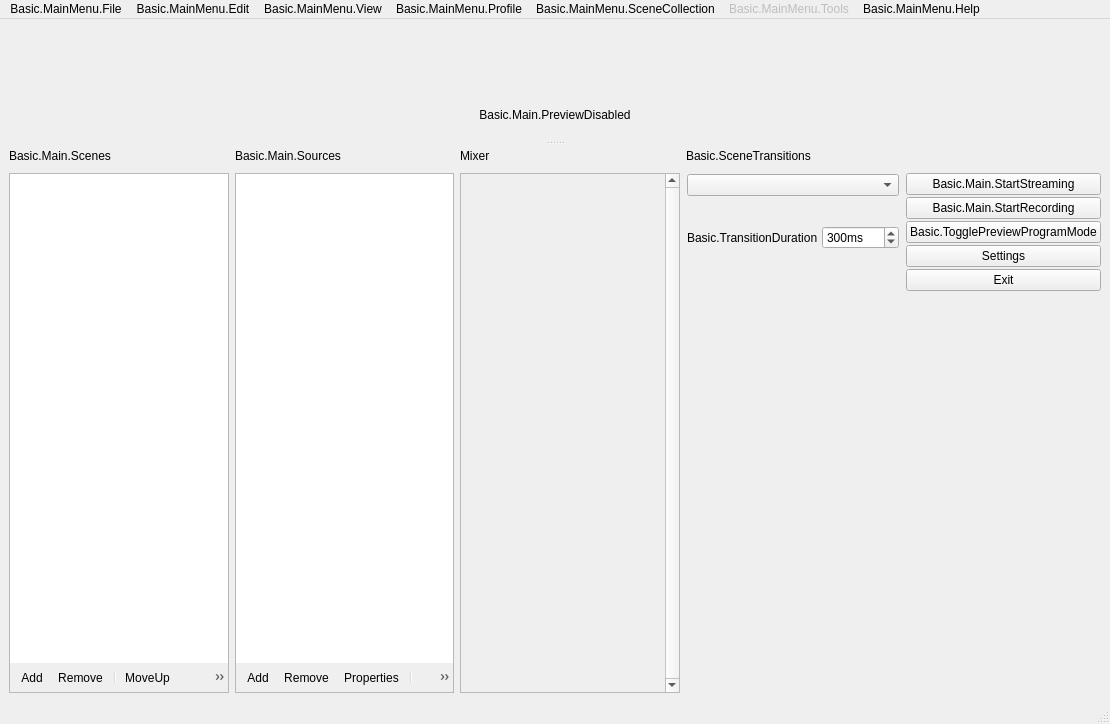
<?xml version="1.0" encoding="UTF-8"?>
<ui version="4.0">
 <author>Jim</author>
 <class>OBSBasic</class>
 <widget class="QMainWindow" name="OBSBasic">
  <property name="geometry">
   <rect>
    <x>0</x>
    <y>0</y>
    <width>1110</width>
    <height>724</height>
   </rect>
  </property>
  <property name="sizePolicy">
   <sizepolicy hsizetype="Minimum" vsizetype="Minimum">
    <horstretch>0</horstretch>
    <verstretch>0</verstretch>
   </sizepolicy>
  </property>
  <property name="minimumSize">
   <size>
    <width>0</width>
    <height>0</height>
   </size>
  </property>
  <property name="windowTitle">
   <string>.MainWindow</string>
  </property>
  <property name="windowIcon">
   <iconset resource="obs.qrc">
    <normaloff>:/res/images/obs.png</normaloff>:/res/images/obs.png</iconset>
  </property>
  <property name="styleSheet">
   <string notr="true"/>
  </property>
  <widget class="QWidget" name="centralwidget">
   <layout class="QHBoxLayout" name="horizontalLayout">
    <item>
     <widget class="QSplitter" name="mainSplitter">
      <property name="orientation">
       <enum>Qt::Vertical</enum>
      </property>
      <property name="childrenCollapsible">
       <bool>false</bool>
      </property>
      <widget class="QWidget" name="verticalLayoutWidget_7">
       <layout class="QVBoxLayout" name="verticalLayout_14">
        <item>
         <layout class="QHBoxLayout" name="previewLayout">
          <property name="spacing">
           <number>2</number>
          </property>
          <item>
           <layout class="QVBoxLayout" name="previewTextLayout">
            <property name="spacing">
             <number>4</number>
            </property>
            <item>
             <widget class="OBSBasicPreview" name="preview" native="true">
              <property name="sizePolicy">
               <sizepolicy hsizetype="Expanding" vsizetype="Expanding">
                <horstretch>0</horstretch>
                <verstretch>0</verstretch>
               </sizepolicy>
              </property>
              <property name="minimumSize">
               <size>
                <width>32</width>
                <height>32</height>
               </size>
              </property>
              <property name="focusPolicy">
               <enum>Qt::ClickFocus</enum>
              </property>
              <property name="contextMenuPolicy">
               <enum>Qt::CustomContextMenu</enum>
              </property>
             </widget>
            </item>
           </layout>
          </item>
         </layout>
        </item>
        <item>
         <widget class="QLabel" name="previewDisabledLabel">
          <property name="sizePolicy">
           <sizepolicy hsizetype="Expanding" vsizetype="Expanding">
            <horstretch>0</horstretch>
            <verstretch>0</verstretch>
           </sizepolicy>
          </property>
          <property name="contextMenuPolicy">
           <enum>Qt::CustomContextMenu</enum>
          </property>
          <property name="text">
           <string>Basic.Main.PreviewDisabled</string>
          </property>
          <property name="alignment">
           <set>Qt::AlignCenter</set>
          </property>
         </widget>
        </item>
       </layout>
      </widget>
      <widget class="QWidget" name="gridLayoutWidget_2">
       <layout class="QGridLayout" name="gridLayout_2">
        <item row="1" column="4">
         <layout class="QVBoxLayout" name="buttonsVLayout">
          <property name="spacing">
           <number>2</number>
          </property>
          <item>
           <widget class="QPushButton" name="streamButton">
            <property name="enabled">
             <bool>true</bool>
            </property>
            <property name="sizePolicy">
             <sizepolicy hsizetype="Preferred" vsizetype="Fixed">
              <horstretch>0</horstretch>
              <verstretch>0</verstretch>
             </sizepolicy>
            </property>
            <property name="text">
             <string>Basic.Main.StartStreaming</string>
            </property>
            <property name="checkable">
             <bool>false</bool>
            </property>
           </widget>
          </item>
          <item>
           <widget class="QPushButton" name="recordButton">
            <property name="enabled">
             <bool>true</bool>
            </property>
            <property name="sizePolicy">
             <sizepolicy hsizetype="Preferred" vsizetype="Fixed">
              <horstretch>0</horstretch>
              <verstretch>0</verstretch>
             </sizepolicy>
            </property>
            <property name="minimumSize">
             <size>
              <width>130</width>
              <height>0</height>
             </size>
            </property>
            <property name="text">
             <string>Basic.Main.StartRecording</string>
            </property>
           </widget>
          </item>
          <item>
           <widget class="QPushButton" name="modeSwitch">
            <property name="text">
             <string>Basic.TogglePreviewProgramMode</string>
            </property>
            <property name="checkable">
             <bool>true</bool>
            </property>
           </widget>
          </item>
          <item>
           <widget class="QPushButton" name="settingsButton">
            <property name="sizePolicy">
             <sizepolicy hsizetype="Preferred" vsizetype="Fixed">
              <horstretch>0</horstretch>
              <verstretch>0</verstretch>
             </sizepolicy>
            </property>
            <property name="text">
             <string>Settings</string>
            </property>
           </widget>
          </item>
          <item>
           <widget class="QPushButton" name="exitButton">
            <property name="sizePolicy">
             <sizepolicy hsizetype="Preferred" vsizetype="Fixed">
              <horstretch>0</horstretch>
              <verstretch>0</verstretch>
             </sizepolicy>
            </property>
            <property name="text">
             <string>Exit</string>
            </property>
           </widget>
          </item>
          <item>
           <spacer name="expVSpacer_2">
            <property name="orientation">
             <enum>Qt::Vertical</enum>
            </property>
            <property name="sizeHint" stdset="0">
             <size>
              <width>0</width>
              <height>0</height>
             </size>
            </property>
           </spacer>
          </item>
         </layout>
        </item>
        <item row="1" column="2">
         <widget class="VScrollArea" name="scrollArea">
          <property name="minimumSize">
           <size>
            <width>220</width>
            <height>0</height>
           </size>
          </property>
          <property name="frameShape">
           <enum>QFrame::StyledPanel</enum>
          </property>
          <property name="frameShadow">
           <enum>QFrame::Sunken</enum>
          </property>
          <property name="verticalScrollBarPolicy">
           <enum>Qt::ScrollBarAlwaysOn</enum>
          </property>
          <property name="horizontalScrollBarPolicy">
           <enum>Qt::ScrollBarAlwaysOff</enum>
          </property>
          <property name="widgetResizable">
           <bool>true</bool>
          </property>
          <widget class="QWidget" name="volumeWidgets">
           <property name="geometry">
            <rect>
             <x>0</x>
             <y>0</y>
             <width>215</width>
             <height>16</height>
            </rect>
           </property>
           <property name="sizePolicy">
            <sizepolicy hsizetype="Preferred" vsizetype="Maximum">
             <horstretch>0</horstretch>
             <verstretch>0</verstretch>
            </sizepolicy>
           </property>
           <layout class="QVBoxLayout" name="verticalLayout_18">
            <property name="spacing">
             <number>0</number>
            </property>
            <property name="leftMargin">
             <number>0</number>
            </property>
            <property name="topMargin">
             <number>0</number>
            </property>
            <property name="rightMargin">
             <number>0</number>
            </property>
            <property name="bottomMargin">
             <number>0</number>
            </property>
           </layout>
          </widget>
         </widget>
        </item>
        <item row="1" column="0">
         <layout class="QVBoxLayout" name="scenesVLayout">
          <property name="spacing">
           <number>0</number>
          </property>
          <item>
           <widget class="QFrame" name="scenesFrame">
            <property name="sizePolicy">
             <sizepolicy hsizetype="Expanding" vsizetype="Expanding">
              <horstretch>0</horstretch>
              <verstretch>0</verstretch>
             </sizepolicy>
            </property>
            <property name="minimumSize">
             <size>
              <width>160</width>
              <height>0</height>
             </size>
            </property>
            <property name="maximumSize">
             <size>
              <width>260</width>
              <height>16777215</height>
             </size>
            </property>
            <property name="frameShape">
             <enum>QFrame::StyledPanel</enum>
            </property>
            <property name="frameShadow">
             <enum>QFrame::Sunken</enum>
            </property>
            <layout class="QVBoxLayout" name="verticalLayout_11">
             <property name="spacing">
              <number>0</number>
             </property>
             <property name="leftMargin">
              <number>0</number>
             </property>
             <property name="topMargin">
              <number>0</number>
             </property>
             <property name="rightMargin">
              <number>0</number>
             </property>
             <property name="bottomMargin">
              <number>0</number>
             </property>
             <item>
              <widget class="QListWidget" name="scenes">
               <property name="sizePolicy">
                <sizepolicy hsizetype="Preferred" vsizetype="Expanding">
                 <horstretch>0</horstretch>
                 <verstretch>0</verstretch>
                </sizepolicy>
               </property>
               <property name="contextMenuPolicy">
                <enum>Qt::CustomContextMenu</enum>
               </property>
               <property name="frameShape">
                <enum>QFrame::NoFrame</enum>
               </property>
               <property name="frameShadow">
                <enum>QFrame::Plain</enum>
               </property>
               <property name="showDropIndicator" stdset="0">
                <bool>true</bool>
               </property>
               <property name="dragEnabled">
                <bool>true</bool>
               </property>
               <property name="dragDropMode">
                <enum>QAbstractItemView::InternalMove</enum>
               </property>
               <property name="defaultDropAction">
                <enum>Qt::TargetMoveAction</enum>
               </property>
               <addaction name="actionRemoveScene"/>
              </widget>
             </item>
             <item>
              <widget class="QToolBar" name="scenesToolbar">
               <property name="iconSize">
                <size>
                 <width>16</width>
                 <height>16</height>
                </size>
               </property>
               <property name="floatable">
                <bool>false</bool>
               </property>
               <addaction name="actionAddScene"/>
               <addaction name="actionRemoveScene"/>
               <addaction name="separator"/>
               <addaction name="actionSceneUp"/>
               <addaction name="actionSceneDown"/>
              </widget>
             </item>
             <item>
              <spacer name="scenesFixedSizeHSpacer">
               <property name="orientation">
                <enum>Qt::Horizontal</enum>
               </property>
               <property name="sizeType">
                <enum>QSizePolicy::Fixed</enum>
               </property>
               <property name="sizeHint" stdset="0">
                <size>
                 <width>150</width>
                 <height>0</height>
                </size>
               </property>
              </spacer>
             </item>
            </layout>
           </widget>
          </item>
         </layout>
        </item>
        <item row="0" column="1">
         <widget class="QLabel" name="sourcesLabel">
          <property name="text">
           <string>Basic.Main.Sources</string>
          </property>
         </widget>
        </item>
        <item row="0" column="2">
         <layout class="QHBoxLayout" name="mixadvHLayout">
          <property name="spacing">
           <number>2</number>
          </property>
          <item>
           <widget class="QLabel" name="mixerLabel">
            <property name="sizePolicy">
             <sizepolicy hsizetype="Maximum" vsizetype="Preferred">
              <horstretch>0</horstretch>
              <verstretch>0</verstretch>
             </sizepolicy>
            </property>
            <property name="text">
             <string>Mixer</string>
            </property>
           </widget>
          </item>
          <item>
           <widget class="QPushButton" name="advAudioProps">
            <property name="sizePolicy">
             <sizepolicy hsizetype="Maximum" vsizetype="Maximum">
              <horstretch>0</horstretch>
              <verstretch>0</verstretch>
             </sizepolicy>
            </property>
            <property name="maximumSize">
             <size>
              <width>22</width>
              <height>22</height>
             </size>
            </property>
            <property name="accessibleName">
             <string>Basic.AdvAudio</string>
            </property>
            <property name="text">
             <string notr="true"/>
            </property>
            <property name="icon">
             <iconset resource="obs.qrc">
              <normaloff>:/res/images/configuration21_16.png</normaloff>:/res/images/configuration21_16.png</iconset>
            </property>
            <property name="flat">
             <bool>true</bool>
            </property>
            <property name="themeID" stdset="0">
             <string notr="true">configIconSmall</string>
            </property>
           </widget>
          </item>
          <item>
           <spacer name="mixadvHSpacer_4">
            <property name="orientation">
             <enum>Qt::Horizontal</enum>
            </property>
            <property name="sizeHint" stdset="0">
             <size>
              <width>0</width>
              <height>0</height>
             </size>
            </property>
           </spacer>
          </item>
         </layout>
        </item>
        <item row="1" column="1">
         <layout class="QVBoxLayout" name="sourcesVLayout">
          <property name="spacing">
           <number>0</number>
          </property>
          <item>
           <widget class="QFrame" name="sourcesFrame">
            <property name="sizePolicy">
             <sizepolicy hsizetype="Expanding" vsizetype="Expanding">
              <horstretch>0</horstretch>
              <verstretch>0</verstretch>
             </sizepolicy>
            </property>
            <property name="minimumSize">
             <size>
              <width>160</width>
              <height>0</height>
             </size>
            </property>
            <property name="maximumSize">
             <size>
              <width>260</width>
              <height>16777215</height>
             </size>
            </property>
            <property name="frameShape">
             <enum>QFrame::StyledPanel</enum>
            </property>
            <property name="frameShadow">
             <enum>QFrame::Sunken</enum>
            </property>
            <layout class="QVBoxLayout" name="verticalLayout_16">
             <property name="spacing">
              <number>0</number>
             </property>
             <property name="leftMargin">
              <number>0</number>
             </property>
             <property name="topMargin">
              <number>0</number>
             </property>
             <property name="rightMargin">
              <number>0</number>
             </property>
             <property name="bottomMargin">
              <number>0</number>
             </property>
             <item>
              <widget class="SourceListWidget" name="sources">
               <property name="sizePolicy">
                <sizepolicy hsizetype="Preferred" vsizetype="Expanding">
                 <horstretch>0</horstretch>
                 <verstretch>0</verstretch>
                </sizepolicy>
               </property>
               <property name="contextMenuPolicy">
                <enum>Qt::CustomContextMenu</enum>
               </property>
               <property name="frameShape">
                <enum>QFrame::NoFrame</enum>
               </property>
               <property name="showDropIndicator" stdset="0">
                <bool>true</bool>
               </property>
               <property name="dragEnabled">
                <bool>true</bool>
               </property>
               <property name="dragDropMode">
                <enum>QAbstractItemView::InternalMove</enum>
               </property>
               <property name="defaultDropAction">
                <enum>Qt::TargetMoveAction</enum>
               </property>
               <property name="selectionMode">
                <enum>QAbstractItemView::ExtendedSelection</enum>
               </property>
               <addaction name="actionRemoveSource"/>
              </widget>
             </item>
             <item>
              <widget class="QToolBar" name="sourcesToolbar">
               <property name="iconSize">
                <size>
                 <width>16</width>
                 <height>16</height>
                </size>
               </property>
               <property name="floatable">
                <bool>false</bool>
               </property>
               <addaction name="actionAddSource"/>
               <addaction name="actionRemoveSource"/>
               <addaction name="actionSourceProperties"/>
               <addaction name="separator"/>
               <addaction name="actionSourceUp"/>
               <addaction name="actionSourceDown"/>
              </widget>
             </item>
             <item>
              <spacer name="sourcesFixedSizeHSpacer">
               <property name="orientation">
                <enum>Qt::Horizontal</enum>
               </property>
               <property name="sizeType">
                <enum>QSizePolicy::Fixed</enum>
               </property>
               <property name="sizeHint" stdset="0">
                <size>
                 <width>150</width>
                 <height>0</height>
                </size>
               </property>
              </spacer>
             </item>
            </layout>
           </widget>
          </item>
         </layout>
        </item>
        <item row="0" column="0">
         <widget class="QLabel" name="scenesLabel">
          <property name="text">
           <string>Basic.Main.Scenes</string>
          </property>
         </widget>
        </item>
        <item row="0" column="3">
         <widget class="QLabel" name="sceneTransitionsLabel">
          <property name="text">
           <string>Basic.SceneTransitions</string>
          </property>
         </widget>
        </item>
        <item row="1" column="3">
         <widget class="QWidget" name="transitionsContainer" native="true">
          <layout class="QVBoxLayout" name="verticalLayout">
           <property name="spacing">
            <number>4</number>
           </property>
           <property name="leftMargin">
            <number>1</number>
           </property>
           <property name="topMargin">
            <number>1</number>
           </property>
           <property name="rightMargin">
            <number>1</number>
           </property>
           <property name="bottomMargin">
            <number>2</number>
           </property>
           <item>
            <widget class="QComboBox" name="transitions">
             <property name="minimumSize">
              <size>
               <width>120</width>
               <height>0</height>
              </size>
             </property>
            </widget>
           </item>
           <item>
            <layout class="QHBoxLayout" name="horizontalLayout_4">
             <property name="spacing">
              <number>4</number>
             </property>
             <item>
              <spacer name="horizontalSpacer">
               <property name="orientation">
                <enum>Qt::Horizontal</enum>
               </property>
               <property name="sizeType">
                <enum>QSizePolicy::Preferred</enum>
               </property>
               <property name="sizeHint" stdset="0">
                <size>
                 <width>40</width>
                 <height>20</height>
                </size>
               </property>
              </spacer>
             </item>
             <item>
              <widget class="QPushButton" name="transitionAdd">
               <property name="sizePolicy">
                <sizepolicy hsizetype="Maximum" vsizetype="Maximum">
                 <horstretch>0</horstretch>
                 <verstretch>0</verstretch>
                </sizepolicy>
               </property>
               <property name="maximumSize">
                <size>
                 <width>22</width>
                 <height>22</height>
                </size>
               </property>
               <property name="toolTip">
                <string>Basic.AddTransition</string>
               </property>
               <property name="accessibleName">
                <string>Basic.AddTransition</string>
               </property>
               <property name="text">
                <string notr="true"/>
               </property>
               <property name="icon">
                <iconset resource="obs.qrc">
                 <normaloff>:/res/images/add.png</normaloff>:/res/images/add.png</iconset>
               </property>
               <property name="flat">
                <bool>true</bool>
               </property>
               <property name="themeID" stdset="0">
                <string notr="true">addIconSmall</string>
               </property>
              </widget>
             </item>
             <item>
              <widget class="QPushButton" name="transitionRemove">
               <property name="sizePolicy">
                <sizepolicy hsizetype="Maximum" vsizetype="Maximum">
                 <horstretch>0</horstretch>
                 <verstretch>0</verstretch>
                </sizepolicy>
               </property>
               <property name="maximumSize">
                <size>
                 <width>22</width>
                 <height>22</height>
                </size>
               </property>
               <property name="toolTip">
                <string>Basic.RemoveTransition</string>
               </property>
               <property name="accessibleName">
                <string>Basic.RemoveTransition</string>
               </property>
               <property name="text">
                <string notr="true"/>
               </property>
               <property name="icon">
                <iconset resource="obs.qrc">
                 <normaloff>:/res/images/list_remove.png</normaloff>:/res/images/list_remove.png</iconset>
               </property>
               <property name="flat">
                <bool>true</bool>
               </property>
               <property name="themeID" stdset="0">
                <string notr="true">removeIconSmall</string>
               </property>
              </widget>
             </item>
             <item>
              <widget class="QPushButton" name="transitionProps">
               <property name="sizePolicy">
                <sizepolicy hsizetype="Maximum" vsizetype="Maximum">
                 <horstretch>0</horstretch>
                 <verstretch>0</verstretch>
                </sizepolicy>
               </property>
               <property name="maximumSize">
                <size>
                 <width>22</width>
                 <height>22</height>
                </size>
               </property>
               <property name="toolTip">
                <string>Basic.TransitionProperties</string>
               </property>
               <property name="accessibleName">
                <string>Basic.TransitionProperties</string>
               </property>
               <property name="text">
                <string notr="true"/>
               </property>
               <property name="icon">
                <iconset resource="obs.qrc">
                 <normaloff>:/res/images/configuration21_16.png</normaloff>:/res/images/configuration21_16.png</iconset>
               </property>
               <property name="flat">
                <bool>true</bool>
               </property>
               <property name="themeID" stdset="0">
                <string notr="true">configIconSmall</string>
               </property>
              </widget>
             </item>
            </layout>
           </item>
           <item>
            <layout class="QHBoxLayout" name="horizontalLayout_3">
             <property name="spacing">
              <number>4</number>
             </property>
             <item>
              <widget class="QLabel" name="transitionDurationLabel">
               <property name="sizePolicy">
                <sizepolicy hsizetype="Maximum" vsizetype="Preferred">
                 <horstretch>0</horstretch>
                 <verstretch>0</verstretch>
                </sizepolicy>
               </property>
               <property name="text">
                <string>Basic.TransitionDuration</string>
               </property>
              </widget>
             </item>
             <item>
              <widget class="QSpinBox" name="transitionDuration">
               <property name="suffix">
                <string>ms</string>
               </property>
               <property name="minimum">
                <number>2</number>
               </property>
               <property name="maximum">
                <number>10000</number>
               </property>
               <property name="singleStep">
                <number>50</number>
               </property>
               <property name="value">
                <number>300</number>
               </property>
              </widget>
             </item>
            </layout>
           </item>
           <item>
            <spacer name="verticalSpacer">
             <property name="orientation">
              <enum>Qt::Vertical</enum>
             </property>
             <property name="sizeHint" stdset="0">
              <size>
               <width>20</width>
               <height>40</height>
              </size>
             </property>
            </spacer>
           </item>
          </layout>
         </widget>
        </item>
       </layout>
      </widget>
     </widget>
    </item>
   </layout>
  </widget>
  <widget class="QMenuBar" name="menubar">
   <property name="geometry">
    <rect>
     <x>0</x>
     <y>0</y>
     <width>1110</width>
     <height>21</height>
    </rect>
   </property>
   <widget class="QMenu" name="menu_File">
    <property name="title">
     <string>Basic.MainMenu.File</string>
    </property>
    <addaction name="actionShow_Recordings"/>
    <addaction name="actionRemux"/>
    <addaction name="separator"/>
    <addaction name="action_Settings"/>
    <addaction name="actionShowSettingsFolder"/>
    <addaction name="actionShowProfileFolder"/>
    <addaction name="separator"/>
    <addaction name="actionAlwaysOnTop"/>
    <addaction name="separator"/>
    <addaction name="actionE_xit"/>
   </widget>
   <widget class="QMenu" name="menuBasic_MainMenu_Help">
    <property name="title">
     <string>Basic.MainMenu.Help</string>
    </property>
    <widget class="QMenu" name="menuLogFiles">
     <property name="title">
      <string>Basic.MainMenu.Help.Logs</string>
     </property>
     <addaction name="actionShowLogs"/>
     <addaction name="actionUploadCurrentLog"/>
     <addaction name="actionUploadLastLog"/>
     <addaction name="actionViewCurrentLog"/>
    </widget>
    <addaction name="actionWebsite"/>
    <addaction name="separator"/>
    <addaction name="menuLogFiles"/>
    <addaction name="actionCheckForUpdates"/>
   </widget>
   <widget class="QMenu" name="menuBasic_MainMenu_Edit">
    <property name="title">
     <string>Basic.MainMenu.Edit</string>
    </property>
    <widget class="QMenu" name="transformMenu">
     <property name="title">
      <string>Basic.MainMenu.Edit.Transform</string>
     </property>
     <addaction name="actionEditTransform"/>
     <addaction name="actionResetTransform"/>
     <addaction name="separator"/>
     <addaction name="actionRotate90CW"/>
     <addaction name="actionRotate90CCW"/>
     <addaction name="actionRotate180"/>
     <addaction name="separator"/>
     <addaction name="actionFlipHorizontal"/>
     <addaction name="actionFlipVertical"/>
     <addaction name="separator"/>
     <addaction name="actionFitToScreen"/>
     <addaction name="actionStretchToScreen"/>
     <addaction name="actionCenterToScreen"/>
    </widget>
    <widget class="QMenu" name="orderMenu">
     <property name="title">
      <string>Basic.MainMenu.Edit.Order</string>
     </property>
     <addaction name="actionMoveUp"/>
     <addaction name="actionMoveDown"/>
     <addaction name="separator"/>
     <addaction name="actionMoveToTop"/>
     <addaction name="actionMoveToBottom"/>
    </widget>
    <addaction name="transformMenu"/>
    <addaction name="orderMenu"/>
    <addaction name="actionLockPreview"/>
    <addaction name="actionToggleScaling"/>
    <addaction name="separator"/>
    <addaction name="actionAdvAudioProperties"/>
   </widget>
   <widget class="QMenu" name="profileMenu">
    <property name="title">
     <string>Basic.MainMenu.Profile</string>
    </property>
    <addaction name="actionNewProfile"/>
    <addaction name="actionDupProfile"/>
    <addaction name="actionRenameProfile"/>
    <addaction name="actionRemoveProfile"/>
    <addaction name="separator"/>
   </widget>
   <widget class="QMenu" name="sceneCollectionMenu">
    <property name="title">
     <string>Basic.MainMenu.SceneCollection</string>
    </property>
    <addaction name="actionNewSceneCollection"/>
    <addaction name="actionDupSceneCollection"/>
    <addaction name="actionRenameSceneCollection"/>
    <addaction name="actionRemoveSceneCollection"/>
    <addaction name="separator"/>
   </widget>
   <widget class="QMenu" name="viewMenu">
    <property name="title">
     <string>Basic.MainMenu.View</string>
    </property>
    <widget class="QMenu" name="viewMenuToolbars">
     <property name="title">
      <string>Basic.MainMenu.View.Toolbars</string>
     </property>
     <addaction name="toggleListboxToolbars"/>
    </widget>
    <addaction name="viewMenuToolbars"/>
    <addaction name="toggleSceneTransitions"/>
    <addaction name="toggleStatusBar"/>
   </widget>
   <widget class="QMenu" name="menuTools">
    <property name="enabled">
     <bool>false</bool>
    </property>
    <property name="title">
     <string>Basic.MainMenu.Tools</string>
    </property>
   </widget>
   <addaction name="menu_File"/>
   <addaction name="menuBasic_MainMenu_Edit"/>
   <addaction name="viewMenu"/>
   <addaction name="profileMenu"/>
   <addaction name="sceneCollectionMenu"/>
   <addaction name="menuTools"/>
   <addaction name="menuBasic_MainMenu_Help"/>
  </widget>
  <widget class="OBSBasicStatusBar" name="statusbar"/>
  <action name="actionAddScene">
   <property name="icon">
    <iconset resource="obs.qrc">
     <normaloff>:/res/images/add.png</normaloff>:/res/images/add.png</iconset>
   </property>
   <property name="text">
    <string>Add</string>
   </property>
   <property name="themeID" stdset="0">
    <string notr="true">addIconSmall</string>
   </property>
  </action>
  <action name="actionAddSource">
   <property name="icon">
    <iconset resource="obs.qrc">
     <normaloff>:/res/images/add.png</normaloff>:/res/images/add.png</iconset>
   </property>
   <property name="text">
    <string>Add</string>
   </property>
   <property name="themeID" stdset="0">
    <string notr="true">addIconSmall</string>
   </property>
  </action>
  <action name="actionRemoveScene">
   <property name="icon">
    <iconset resource="obs.qrc">
     <normaloff>:/res/images/list_remove.png</normaloff>:/res/images/list_remove.png</iconset>
   </property>
   <property name="text">
    <string>Remove</string>
   </property>
   <property name="shortcut">
    <string>Del</string>
   </property>
   <property name="shortcutContext">
    <enum>Qt::WidgetWithChildrenShortcut</enum>
   </property>
   <property name="themeID" stdset="0">
    <string notr="true">removeIconSmall</string>
   </property>
  </action>
  <action name="actionRemoveSource">
   <property name="icon">
    <iconset resource="obs.qrc">
     <normaloff>:/res/images/list_remove.png</normaloff>:/res/images/list_remove.png</iconset>
   </property>
   <property name="text">
    <string>Remove</string>
   </property>
   <property name="shortcut">
    <string>Del</string>
   </property>
   <property name="shortcutContext">
    <enum>Qt::WidgetWithChildrenShortcut</enum>
   </property>
   <property name="themeID" stdset="0">
    <string notr="true">removeIconSmall</string>
   </property>
  </action>
  <action name="actionSourceProperties">
   <property name="enabled">
    <bool>true</bool>
   </property>
   <property name="icon">
    <iconset resource="obs.qrc">
     <normaloff>:/res/images/properties.png</normaloff>:/res/images/properties.png</iconset>
   </property>
   <property name="text">
    <string>Properties</string>
   </property>
   <property name="themeID" stdset="0">
    <string notr="true">propertiesIconSmall</string>
   </property>
  </action>
  <action name="actionSceneUp">
   <property name="icon">
    <iconset resource="obs.qrc">
     <normaloff>:/res/images/up.png</normaloff>:/res/images/up.png</iconset>
   </property>
   <property name="text">
    <string>MoveUp</string>
   </property>
   <property name="themeID" stdset="0">
    <string notr="true">upArrowIconSmall</string>
   </property>
  </action>
  <action name="actionSourceUp">
   <property name="enabled">
    <bool>true</bool>
   </property>
   <property name="icon">
    <iconset resource="obs.qrc">
     <normaloff>:/res/images/up.png</normaloff>:/res/images/up.png</iconset>
   </property>
   <property name="text">
    <string>MoveUp</string>
   </property>
   <property name="themeID" stdset="0">
    <string notr="true">upArrowIconSmall</string>
   </property>
  </action>
  <action name="actionSceneDown">
   <property name="icon">
    <iconset resource="obs.qrc">
     <normaloff>:/res/images/down.png</normaloff>:/res/images/down.png</iconset>
   </property>
   <property name="text">
    <string>MoveDown</string>
   </property>
   <property name="themeID" stdset="0">
    <string notr="true">downArrowIconSmall</string>
   </property>
  </action>
  <action name="actionSourceDown">
   <property name="enabled">
    <bool>true</bool>
   </property>
   <property name="icon">
    <iconset resource="obs.qrc">
     <normaloff>:/res/images/down.png</normaloff>:/res/images/down.png</iconset>
   </property>
   <property name="text">
    <string>MoveDown</string>
   </property>
   <property name="themeID" stdset="0">
    <string notr="true">downArrowIconSmall</string>
   </property>
  </action>
  <action name="actionShow_Recordings">
   <property name="text">
    <string>Basic.MainMenu.File.ShowRecordings</string>
   </property>
  </action>
  <action name="actionRemux">
   <property name="text">
    <string>Basic.MainMenu.File.Remux</string>
   </property>
  </action>
  <action name="action_Settings">
   <property name="text">
    <string>Basic.MainMenu.File.Settings</string>
   </property>
  </action>
  <action name="actionE_xit">
   <property name="text">
    <string>Basic.MainMenu.File.Exit</string>
   </property>
  </action>
  <action name="actionShowLogs">
   <property name="text">
    <string>Basic.MainMenu.Help.Logs.ShowLogs</string>
   </property>
  </action>
  <action name="actionUploadLastLog">
   <property name="text">
    <string>Basic.MainMenu.Help.Logs.UploadLastLog</string>
   </property>
  </action>
  <action name="actionUploadCurrentLog">
   <property name="text">
    <string>Basic.MainMenu.Help.Logs.UploadCurrentLog</string>
   </property>
  </action>
  <action name="actionViewCurrentLog">
   <property name="text">
    <string>Basic.MainMenu.Help.Logs.ViewCurrentLog</string>
   </property>
  </action>
  <action name="actionUndo">
   <property name="enabled">
    <bool>false</bool>
   </property>
   <property name="text">
    <string>Basic.MainMenu.Edit.Undo</string>
   </property>
  </action>
  <action name="actionRedo">
   <property name="enabled">
    <bool>false</bool>
   </property>
   <property name="text">
    <string>Basic.MainMenu.Edit.Redo</string>
   </property>
  </action>
  <action name="actionEditTransform">
   <property name="text">
    <string>Basic.MainMenu.Edit.Transform.EditTransform</string>
   </property>
  </action>
  <action name="actionRotate90CW">
   <property name="text">
    <string>Basic.MainMenu.Edit.Transform.Rotate90CW</string>
   </property>
  </action>
  <action name="actionRotate90CCW">
   <property name="text">
    <string>Basic.MainMenu.Edit.Transform.Rotate90CCW</string>
   </property>
  </action>
  <action name="actionRotate180">
   <property name="text">
    <string>Basic.MainMenu.Edit.Transform.Rotate180</string>
   </property>
  </action>
  <action name="actionFitToScreen">
   <property name="text">
    <string>Basic.MainMenu.Edit.Transform.FitToScreen</string>
   </property>
   <property name="shortcut">
    <string>Ctrl+F</string>
   </property>
  </action>
  <action name="actionStretchToScreen">
   <property name="text">
    <string>Basic.MainMenu.Edit.Transform.StretchToScreen</string>
   </property>
   <property name="shortcut">
    <string>Ctrl+S</string>
   </property>
  </action>
  <action name="actionResetTransform">
   <property name="text">
    <string>Basic.MainMenu.Edit.Transform.ResetTransform</string>
   </property>
   <property name="shortcut">
    <string>Ctrl+R</string>
   </property>
  </action>
  <action name="actionCenterToScreen">
   <property name="text">
    <string>Basic.MainMenu.Edit.Transform.CenterToScreen</string>
   </property>
   <property name="shortcut">
    <string>Ctrl+D</string>
   </property>
  </action>
  <action name="actionFlipHorizontal">
   <property name="text">
    <string>Basic.MainMenu.Edit.Transform.FlipHorizontal</string>
   </property>
  </action>
  <action name="actionFlipVertical">
   <property name="text">
    <string>Basic.MainMenu.Edit.Transform.FlipVertical</string>
   </property>
  </action>
  <action name="actionMoveUp">
   <property name="text">
    <string>Basic.MainMenu.Edit.Order.MoveUp</string>
   </property>
   <property name="shortcut">
    <string>Ctrl+Up</string>
   </property>
  </action>
  <action name="actionMoveDown">
   <property name="text">
    <string>Basic.MainMenu.Edit.Order.MoveDown</string>
   </property>
   <property name="shortcut">
    <string>Ctrl+Down</string>
   </property>
  </action>
  <action name="actionMoveToTop">
   <property name="text">
    <string>Basic.MainMenu.Edit.Order.MoveToTop</string>
   </property>
   <property name="shortcut">
    <string>Ctrl+Home</string>
   </property>
  </action>
  <action name="actionMoveToBottom">
   <property name="text">
    <string>Basic.MainMenu.Edit.Order.MoveToBottom</string>
   </property>
   <property name="shortcut">
    <string>Ctrl+End</string>
   </property>
  </action>
  <action name="actionCheckForUpdates">
   <property name="text">
    <string>Basic.MainMenu.Help.CheckForUpdates</string>
   </property>
  </action>
  <action name="actionInteract">
   <property name="text">
    <string>Interact</string>
   </property>
  </action>
  <action name="actionAdvAudioProperties">
   <property name="text">
    <string>Basic.MainMenu.Edit.AdvAudio</string>
   </property>
  </action>
  <action name="actionWebsite">
   <property name="text">
    <string>Basic.MainMenu.Help.Website</string>
   </property>
  </action>
  <action name="actionNewSceneCollection">
   <property name="text">
    <string>New</string>
   </property>
  </action>
  <action name="actionDupSceneCollection">
   <property name="text">
    <string>Duplicate</string>
   </property>
  </action>
  <action name="actionRenameSceneCollection">
   <property name="text">
    <string>Rename</string>
   </property>
  </action>
  <action name="actionRemoveSceneCollection">
   <property name="text">
    <string>Remove</string>
   </property>
  </action>
  <action name="actionNewProfile">
   <property name="text">
    <string>New</string>
   </property>
  </action>
  <action name="actionDupProfile">
   <property name="text">
    <string>Duplicate</string>
   </property>
  </action>
  <action name="actionRenameProfile">
   <property name="text">
    <string>Rename</string>
   </property>
  </action>
  <action name="actionRemoveProfile">
   <property name="text">
    <string>Remove</string>
   </property>
  </action>
  <action name="actionShowSettingsFolder">
   <property name="text">
    <string>Basic.MainMenu.File.ShowSettingsFolder</string>
   </property>
  </action>
  <action name="actionShowProfileFolder">
   <property name="text">
    <string>Basic.MainMenu.File.ShowProfileFolder</string>
   </property>
  </action>
  <action name="actionAlwaysOnTop">
   <property name="checkable">
    <bool>true</bool>
   </property>
   <property name="text">
    <string>Basic.MainMenu.AlwaysOnTop</string>
   </property>
  </action>
  <action name="toggleListboxToolbars">
   <property name="checkable">
    <bool>true</bool>
   </property>
   <property name="checked">
    <bool>true</bool>
   </property>
   <property name="text">
    <string>Basic.MainMenu.View.Toolbars.Listboxes</string>
   </property>
  </action>
  <action name="toggleSceneTransitions">
   <property name="checkable">
    <bool>true</bool>
   </property>
   <property name="checked">
    <bool>true</bool>
   </property>
   <property name="text">
    <string>Basic.MainMenu.View.SceneTransitions</string>
   </property>
  </action>
  <action name="toggleStatusBar">
   <property name="checkable">
    <bool>true</bool>
   </property>
   <property name="checked">
    <bool>true</bool>
   </property>
   <property name="text">
    <string>Basic.MainMenu.View.StatusBar</string>
   </property>
  </action>
  <action name="actionLockPreview">
   <property name="checkable">
    <bool>true</bool>
   </property>
   <property name="text">
    <string>Basic.MainMenu.Edit.LockPreview</string>
   </property>
  </action>
  <action name="actionToggleScaling">
   <property name="checkable">
    <bool>true</bool>
   </property>
   <property name="text">
    <string>Basic.MainMenu.Edit.ToggleScaling</string>
   </property>
  </action>
 </widget>
 <customwidgets>
  <customwidget>
   <class>OBSBasicPreview</class>
   <extends>QWidget</extends>
   <header>window-basic-preview.hpp</header>
   <container>1</container>
  </customwidget>
  <customwidget>
   <class>OBSBasicStatusBar</class>
   <extends>QStatusBar</extends>
   <header>window-basic-status-bar.hpp</header>
  </customwidget>
  <customwidget>
   <class>VScrollArea</class>
   <extends>QScrollArea</extends>
   <header>vertical-scroll-area.hpp</header>
   <container>1</container>
  </customwidget>
  <customwidget>
   <class>SourceListWidget</class>
   <extends>QListWidget</extends>
   <header>source-list-widget.hpp</header>
  </customwidget>
 </customwidgets>
 <resources>
  <include location="obs.qrc"/>
 </resources>
 <connections>
  <connection>
   <sender>actionE_xit</sender>
   <signal>triggered()</signal>
   <receiver>OBSBasic</receiver>
   <slot>close()</slot>
   <hints>
    <hint type="sourcelabel">
     <x>-1</x>
     <y>-1</y>
    </hint>
    <hint type="destinationlabel">
     <x>463</x>
     <y>351</y>
    </hint>
   </hints>
  </connection>
  <connection>
   <sender>exitButton</sender>
   <signal>clicked()</signal>
   <receiver>OBSBasic</receiver>
   <slot>close()</slot>
   <hints>
    <hint type="sourcelabel">
     <x>838</x>
     <y>272</y>
    </hint>
    <hint type="destinationlabel">
     <x>902</x>
     <y>-10</y>
    </hint>
   </hints>
  </connection>
 </connections>
</ui>
